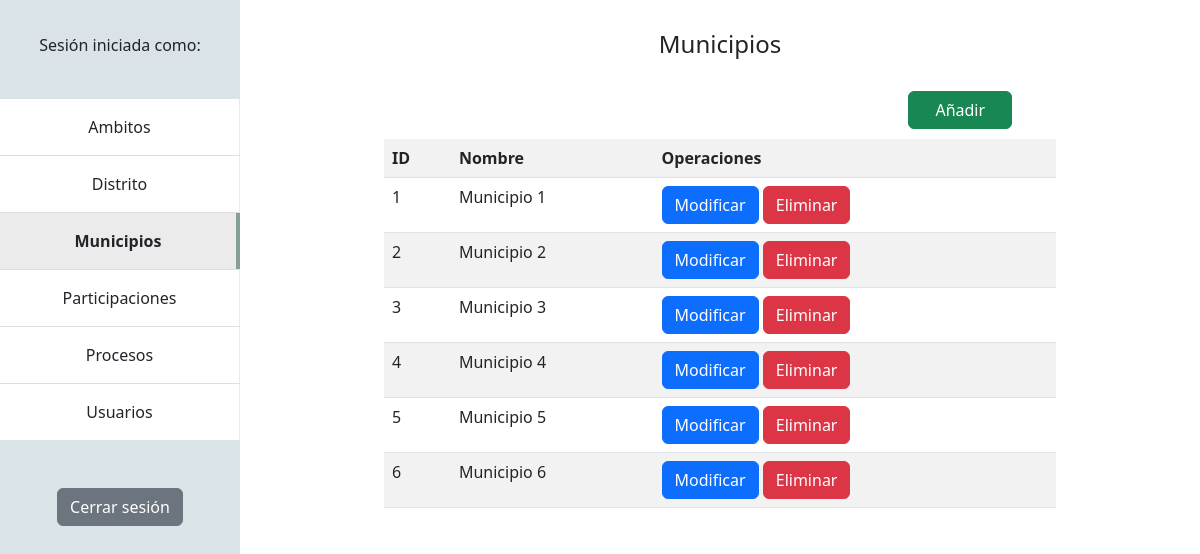
Page /admin/municipios.php on the earlier database version.
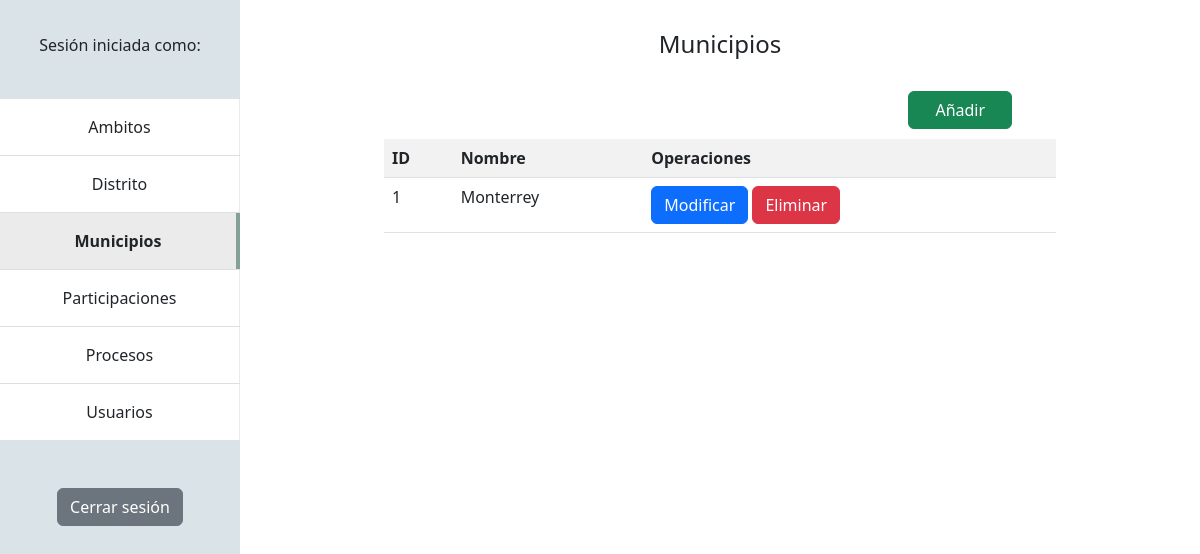
Same page on the later database version.
### tables this page shows
CREATE TABLE `municipios` (
  `mid` int(11) NOT NULL,
  `nombre_municipio` varchar(256) NOT NULL
);

### admin/municipios.php (the view, shortened to what this page needs)
<?php
    $usuario = $_SESSION['usr'];
    $db = new Database();
    $pdo = $db -> connect();
    $sql = $pdo->prepare("SELECT * FROM municipios;");
    $sql->execute();
    $rows = $sql->fetchAll();
?>
<html lang="en">
    <head>
        <link rel="stylesheet" href="admin.css">
        <link href="https://cdn.jsdelivr.net/npm/bootstrap@5.2.3/dist/css/bootstrap.min.css" rel="stylesheet">
    </head>
    <body>
        <div class="nav-bar">
            <center><h6>Sesión iniciada como:<br><?php echo $usuario ?></h6></center>
            <center>
                <ul class="list-group list-group-flush mb-5">
                    <li class="list-group-item p-0"><a class="nav-link p-3" href="ambitos.php">Ambitos</a></li>
                    <li class="list-group-item p-0"><a class="nav-link p-3" href="distrito.php">Distrito</a></li>
                    <li class="list-group-item p-0"><a class="active nav-link p-3" aria-current="page">Municipios</a></li>
                    <li class="list-group-item p-0"><a class="nav-link p-3" href="participaciones.php">Participaciones</a></li>
                    <li class="list-group-item p-0"><a class="nav-link p-3" href="proceso.php">Procesos</a></li>
                    <li class="list-group-item p-0"><a class="nav-link p-3" href="usuarios.php">Usuarios</a></li>
                </ul>
            </center>
            <form action="logout.php">
                <center><button type="submit" class="btn btn-secondary">Cerrar sesión</button></center>
            </form>
        </div>
        <center><h4>Municipios</h4></center>
        <br>
        <button type="button" class="btn btn-success float-end" id="add">Añadir</button>
        <br><br>
        <table class="table table-striped">
            <tr>
                <th>ID</th>
                <th>Nombre</th>
                <th>Operaciones</th>
            </tr>
            <?php foreach ($rows as $row){ ?>
            <tr>
                <td><?php echo $row ['mid'];?></td>
                <td><?php echo $row ['nombre_municipio'];?></td>
                <td>
                    <form action="fetch/municipalities/edit-municipality.php?edit=<?=$row['mid'];?>" method="POST" class="d-inline">
                        <button type="submit" class="edit btn btn-primary" id="edit" value="<?=$row['mid'];?>">Modificar</button>
                    </form>
                    <form action="fetch/municipalities/delete-municipality.php?delete=<?=$row['mid'];?>" method="POST" class="d-inline" onsubmit="return confirm('Eliminar este municipio también eliminará todos sus procesos y distritos. ¿Desea continuar?');">
                        <button type="submit" class="delete btn btn-danger">Eliminar</button>
                    </form>
                </td>
            </tr>
            <?php } $sql->closeCursor(); ?>
        </table>
    </body>
</html>

Differences in the rows shown:
removed municipios: mid "2", nombre_municipio "Municipio 2"
removed municipios: mid "3", nombre_municipio "Municipio 3"
removed municipios: mid "4", nombre_municipio "Municipio 4"
removed municipios: mid "5", nombre_municipio "Municipio 5"
removed municipios: mid "6", nombre_municipio "Municipio 6"
changed municipios id 1: nombre_municipio "Municipio 1" → "Monterrey"
